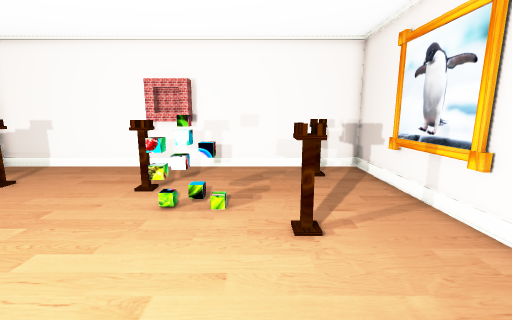
view 1 (above)

12 first-person views from a walk through a 3-D level made in the Unity game engine. The camera is 1.3 m above the floor, tilts 10° down and sees 90° across. The floor is counted in squares, 0.5 m on a side. Each view is taken from the middle of a square. On the plan, view 1 faces up. The plan holds only what a view shows up to about 18 squares ahead; the rest is blank. The player character is not drawn.

view 2
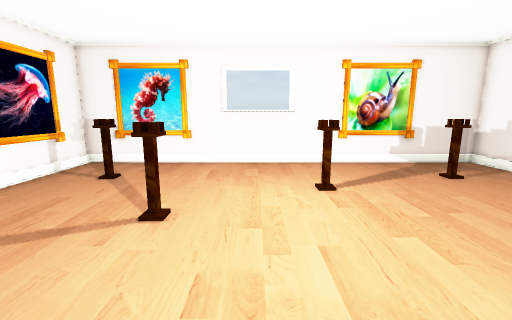

view 3
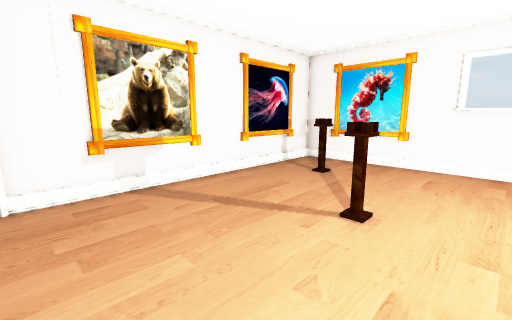

view 4
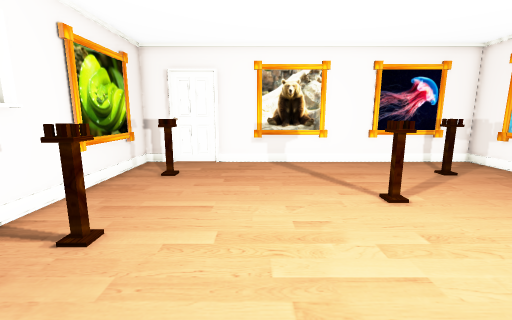

view 5
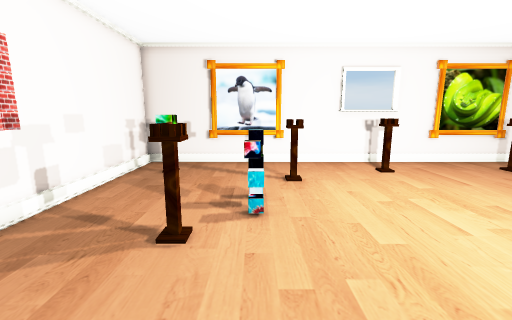

view 6
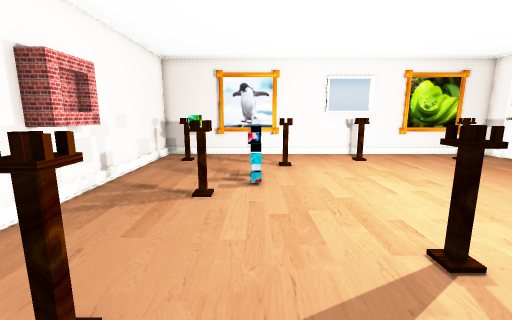

view 7
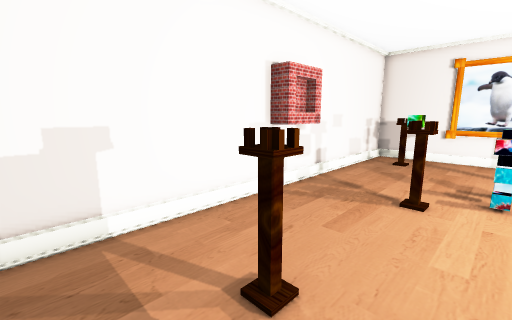

view 8
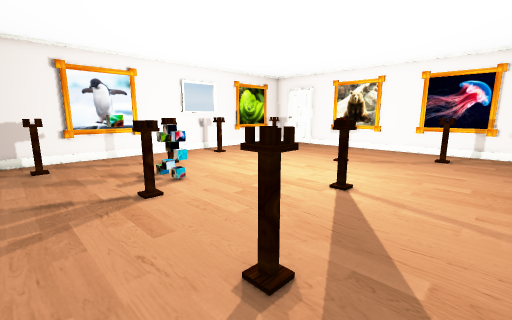

view 9
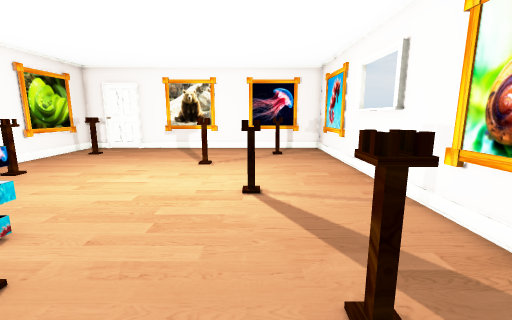

view 10
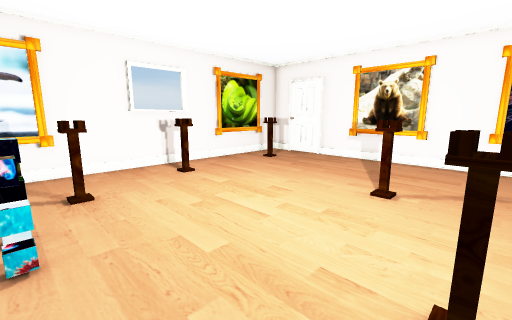

view 11
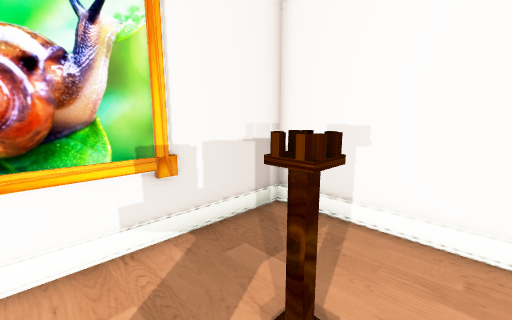

view 12
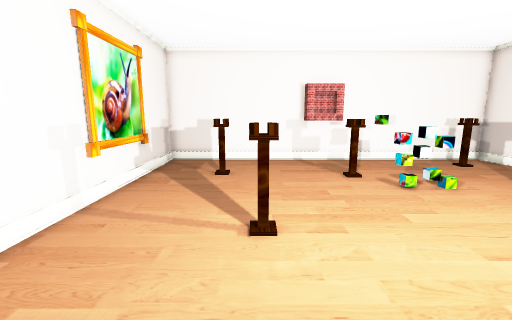

### Floor plan
Points are (right, up) in squares from view 1. A wall is a line through its corners. A room is listed if a view was taken in it or the views show most of it. See-through windows are left out.
Room 1 (views 1, 2, 3, 4, 5, 6, 7, 8, 9, 10, 11, 12)
walls: (-5.1, -1.2) (-5.1, -2); (-5.6, -1.5) (-5, -1.5); (-5.4, -1.8) (-5.4, -1.3); (-5.6, -1.9) (-5.6, -1.3) (-5, -1.3) (-5, -2); (-4, 8.4) (-4, 9.1); (-3.5, 8.6) (-4.2, 8.6); (-3.7, 8.9) (-3.7, 8.4); (-3.5, 9.1) (-3.5, 8.4) (-4.2, 8.4) (-4.2, 9.1); (-9.2, 8.9) (-9.8, 8.9) (-9.8, 9.5) (-9.2, 9.5) (-9.2, 8.9); (-9.2, 9.1) (-9.8, 9.1); (-9.1, 9.3) (-9.9, 9.3) (-9.2, 9.3); (-9.6, 8.9) (-9.6, 9.6); (-9.4, 9.5) (-9.4, 8.9); (-9.9, 9.1) (-9.1, 9.1); (-12.7, 3.1) (-12.7, -0.9); (5, 5.4) (5, 9.6); (5, -0.8) (5, 2.5); (2.5, -4.9) (3.1, -4.9); (2.5, -5.4) (2.5, -4.7) (3.1, -4.7); (2.6, -5.4) (2.6, -4.8); (1.2, -8.2) (3.6, -8.2); (5, -6.6) (5, -2.5); (3.7, -8.4) (5.2, -8.4) (5.2, 13.1) (-13, 13.1) (-13, -8.2) (-0.4, -8.2); (-13, -8.4) (1.1, -8.4)
objects: other object (-5, 12) to (-3, 13); other object (-3, 7); other object (-3, 9) to (-2, 9); other object (-2, 7); other object (-1, 7)

Positions as (right, up) in squares from view 1, and headings:
1: (0, 0), facing up
2: (1, 1), facing left
3: (1, 1), facing down-left
4: (-1, 6), facing down
5: (-9, 7), facing right
6: (-12, 7), facing right
7: (-12, 7), facing up-right
8: (-12, 12), facing down-right
9: (-8, 12), facing down
10: (-8, 7), facing down-right
11: (-8, 7), facing up-left
12: (-8, -2), facing up
